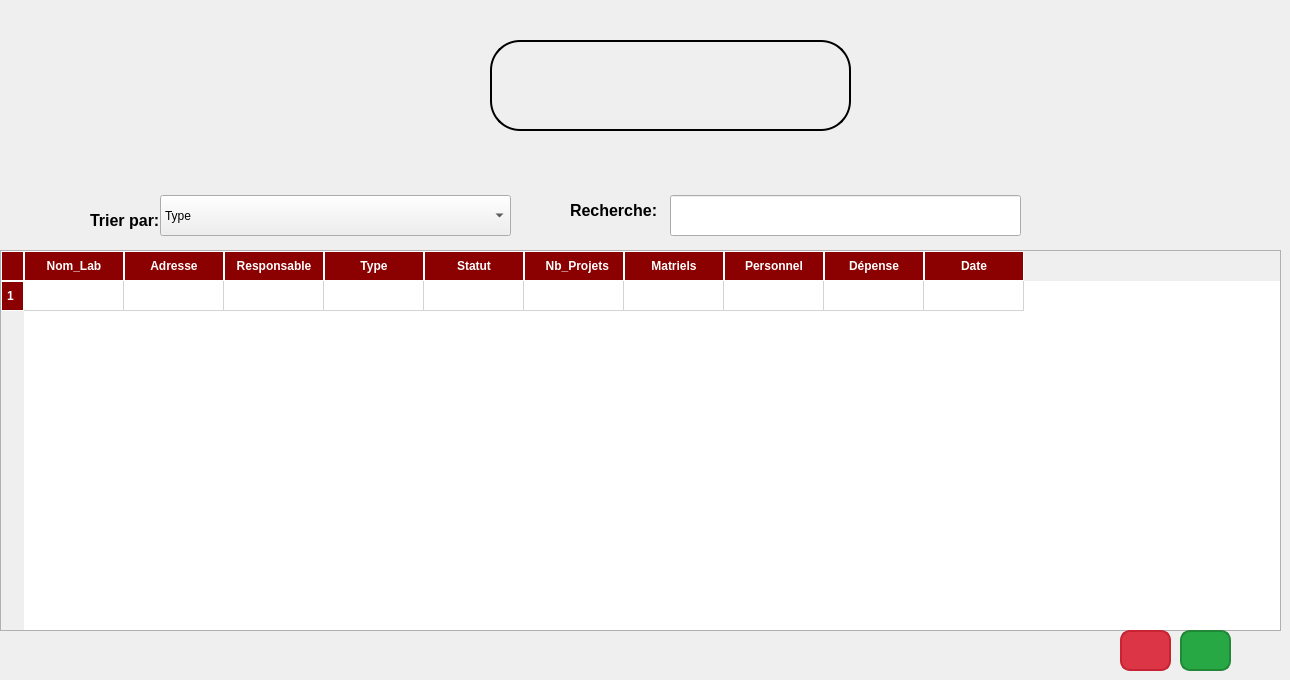
      <widget class="QWidget" name="lirect_7">
       <attribute name="title">
        <string>Affichage</string>
       </attribute>
       <widget class="QComboBox" name="comboBox_13">
        <property name="geometry">
         <rect>
          <x>160</x>
          <y>195</y>
          <width>351</width>
          <height>41</height>
         </rect>
        </property>
        <item>
         <property name="text">
          <string>Type</string>
         </property>
        </item>
        <item>
         <property name="text">
          <string>Statut</string>
         </property>
        </item>
        <item>
         <property name="text">
          <string>Nb_Projets</string>
         </property>
        </item>
       </widget>
       <widget class="QLabel" name="label_111">
        <property name="geometry">
         <rect>
          <x>90</x>
          <y>210</y>
          <width>191</width>
          <height>21</height>
         </rect>
        </property>
        <property name="styleSheet">
         <string notr="true">QLabel {
    font-size: 16px;    /* Set font size to 16px */
    font-weight: bold;  /* Make text bold */
    color: black;       /* Black text (default, change if needed) */
}
</string>
        </property>
        <property name="text">
         <string>Trier par:</string>
        </property>
       </widget>
       <widget class="QLabel" name="label_112">
        <property name="geometry">
         <rect>
          <x>570</x>
          <y>200</y>
          <width>91</width>
          <height>20</height>
         </rect>
        </property>
        <property name="styleSheet">
         <string notr="true">QLabel {
    font-size: 16px;    /* Set font size to 16px */
    font-weight: bold;  /* Make text bold */
    color: black;       /* Black text (default, change if needed) */
}
</string>
        </property>
        <property name="text">
         <string>Recherche:</string>
        </property>
       </widget>
       <widget class="QLineEdit" name="lineEdit_43">
        <property name="geometry">
         <rect>
          <x>670</x>
          <y>195</y>
          <width>351</width>
          <height>41</height>
         </rect>
        </property>
       </widget>
       <widget class="QTableWidget" name="tableWidget_7">
        <property name="geometry">
         <rect>
          <x>0</x>
          <y>250</y>
          <width>1281</width>
          <height>381</height>
         </rect>
        </property>
        <property name="styleSheet">
         <string notr="true">QTableWidget {
    border: 1px solid #B0B0B0; /* Light gray border */
    gridline-color: #D3D3D3; /* Gridline color */
    background-color: #FFFFFF; /* White background */
    alternate-background-color: #F5F5F5; /* Alternate row color */
    font-size: 14px; /* Font size */
}

QTableWidget::item {
    padding: 10px; /* Padding for table cells */
}

QTableWidget::item:selected {
    background-color: #FFCCCC; /* Light red background when selected */
    color: #8B0000; /* Dark red text color */
}

QHeaderView::section {
    background-color: #8B0000; /* Dark red for header background */
    color: white; /* White text */
    font-weight: bold; /* Bold font for headers */
    padding: 5px; /* Padding inside headers */
    border: 1px solid #FFFFFF; /* White border between header cells */
}

QTableCornerButton::section {
    background-color: #8B0000; /* Dark red for the top-left corner */
    border: 1px solid white; /* White border */
}

QScrollBar:vertical {
    border: none;
    background: #F0F0F0; /* Light gray background */
    width: 10px;
    margin: 0px 0px 0px 0px;
}

QScrollBar::handle:vertical {
    background: #8B0000; /* Dark red handle */
    min-height: 20px;
    border-radius: 5px;
}

QScrollBar::handle:vertical:hover {
    background: #FF4500; /* Lighter red when hovered */
}

QScrollBar::add-line:vertical,
QScrollBar::sub-line:vertical {
    border: none;
    background: none;
}</string>
        </property>
        <row/>
        <column>
         <property name="text">
          <string>Nom_Lab</string>
         </property>
        </column>
        <column>
         <property name="text">
          <string>Adresse</string>
         </property>
        </column>
        <column>
         <property name="text">
          <string>Responsable</string>
         </property>
        </column>
        <column>
         <property name="text">
          <string>Type</string>
         </property>
        </column>
        <column>
         <property name="text">
          <string>Statut</string>
         </property>
        </column>
        <column>
         <property name="text">
          <string>  Nb_Projets</string>
         </property>
        </column>
        <column>
         <property name="text">
          <string>Matriels</string>
         </property>
        </column>
        <column>
         <property name="text">
          <string>Personnel</string>
         </property>
        </column>
        <column>
         <property name="text">
          <string>Dépense</string>
         </property>
        </column>
        <column>
         <property name="text">
          <string>Date</string>
         </property>
        </column>
       </widget>
       <widget class="QWidget" name="widget_10" native="true">
        <property name="geometry">
         <rect>
          <x>490</x>
          <y>40</y>
          <width>361</width>
          <height>91</height>
         </rect>
        </property>
        <property name="styleSheet">
         <string notr="true">background-color: qlineargradient(
    spread:pad,
    x1:0, y1:0, x2:1, y2:0,
    stop:0 #d30102,
    stop:0.499 #d30102,
    stop:0.5 white,
    stop:1 white
);
border-radius: 30px;
border: 2px solid black; </string>
        </property>
        <widget class="QPushButton" name="pushButtonStat_16">
         <property name="geometry">
          <rect>
           <x>40</x>
           <y>0</y>
           <width>91</width>
           <height>91</height>
          </rect>
         </property>
         <property name="styleSheet">
          <string notr="true">QPushButton {
    background: transparent;
    border: none;
}</string>
         </property>
         <property name="text">
          <string/>
         </property>
         <property name="icon">
          <iconset resource="images/images.qrc">
           <normaloff>:/images/stat.png</normaloff>:/images/stat.png</iconset>
         </property>
         <property name="iconSize">
          <size>
           <width>50</width>
           <height>50</height>
          </size>
         </property>
        </widget>
        <widget class="QPushButton" name="pushButton_pdf_4">
         <property name="geometry">
          <rect>
           <x>190</x>
           <y>10</y>
           <width>131</width>
           <height>71</height>
          </rect>
         </property>
         <property name="styleSheet">
          <string notr="true">QPushButton {
    background: transparent;
    border: none;
}</string>
         </property>
         <property name="text">
          <string/>
         </property>
         <property name="icon">
          <iconset resource="images/images.qrc">
           <normaloff>:/images/doc.png</normaloff>:/images/doc.png</iconset>
         </property>
         <property name="iconSize">
          <size>
           <width>50</width>
           <height>50</height>
          </size>
         </property>
        </widget>
       </widget>
       <widget class="QPushButton" name="pushButton_34">
        <property name="geometry">
         <rect>
          <x>1180</x>
          <y>630</y>
          <width>51</width>
          <height>41</height>
         </rect>
        </property>
        <property name="styleSheet">
         <string notr="true">QPushButton {
    background-color: #28A745;  /* Bright green background */
    color: white;               /* White text */
    font-size: 16px;            /* Font size */
    font-weight: bold;          /* Bold text */
    border: 2px solid #218838;  /* Darker green border */
    border-radius: 10px;        /* Rounded corners */
    padding: 8px 16px;          /* Padding for size adjustment */
}

QPushButton:hover {
    background-color: #218838;  /* Darker green on hover */
}

QPushButton:pressed {
    background-color: #1E7E34;  /* Even darker green when pressed */
}
</string>
        </property>
        <property name="text">
         <string/>
        </property>
        <property name="icon">
         <iconset theme="QIcon::ThemeIcon::MailMessageNew"/>
        </property>
       </widget>
       <widget class="QPushButton" name="pushButton_37">
        <property name="geometry">
         <rect>
          <x>1120</x>
          <y>630</y>
          <width>51</width>
          <height>41</height>
         </rect>
        </property>
        <property name="styleSheet">
         <string notr="true">QPushButton {
    background-color: #DC3545;  /* Bright red background */
    color: white;               /* White text */
    font-size: 16px;            /* Font size */
    font-weight: bold;          /* Bold text */
    border: 2px solid #C82333;  /* Darker red border */
    border-radius: 10px;        /* Rounded corners */
    padding: 8px 16px;          /* Padding for size adjustment */
}

QPushButton:hover {
    background-color: #C82333;  /* Darker red on hover */
}

QPushButton:pressed {
    background-color: #A71D2A;  /* Even darker red when pressed */
}
</string>
        </property>
        <property name="text">
         <string/>
        </property>
        <property name="icon">
         <iconset theme="QIcon::ThemeIcon::EditDelete"/>
        </property>
       </widget>
      </widget>
